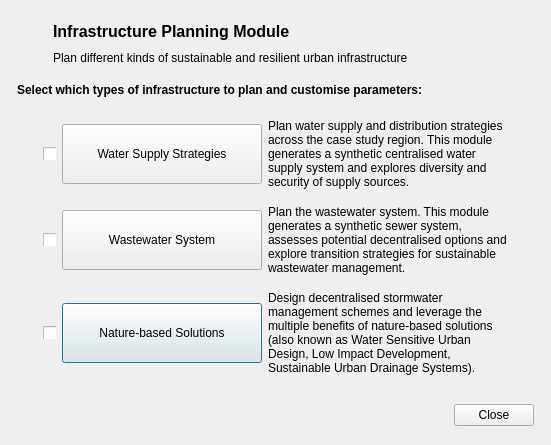
<?xml version="1.0" encoding="UTF-8"?>
<ui version="4.0">
 <class>Infrastructure_Dialog</class>
 <widget class="QDialog" name="Infrastructure_Dialog">
  <property name="geometry">
   <rect>
    <x>0</x>
    <y>0</y>
    <width>551</width>
    <height>445</height>
   </rect>
  </property>
  <property name="windowTitle">
   <string>Infrastructure Planning...</string>
  </property>
  <property name="windowIcon">
   <iconset>
    <normaloff>../../../../../ubeatsicon.ico</normaloff>../../../../../ubeatsicon.ico</iconset>
  </property>
  <layout class="QVBoxLayout" name="verticalLayout">
   <item>
    <widget class="QWidget" name="title_widget" native="true">
     <property name="maximumSize">
      <size>
       <width>16777215</width>
       <height>60</height>
      </size>
     </property>
     <layout class="QGridLayout" name="gridLayout_3">
      <property name="leftMargin">
       <number>6</number>
      </property>
      <property name="topMargin">
       <number>6</number>
      </property>
      <property name="rightMargin">
       <number>6</number>
      </property>
      <property name="bottomMargin">
       <number>6</number>
      </property>
      <item row="0" column="0">
       <widget class="QLabel" name="title_logo">
        <property name="minimumSize">
         <size>
          <width>30</width>
          <height>30</height>
         </size>
        </property>
        <property name="maximumSize">
         <size>
          <width>30</width>
          <height>30</height>
         </size>
        </property>
        <property name="text">
         <string/>
        </property>
        <property name="pixmap">
         <pixmap resource="../graphics/ubeats.qrc">:/icons/Bench-icon.png</pixmap>
        </property>
        <property name="scaledContents">
         <bool>true</bool>
        </property>
       </widget>
      </item>
      <item row="0" column="1">
       <widget class="QLabel" name="title">
        <property name="font">
         <font>
          <pointsize>12</pointsize>
          <weight>75</weight>
          <bold>true</bold>
         </font>
        </property>
        <property name="text">
         <string>Infrastructure Planning Module</string>
        </property>
       </widget>
      </item>
      <item row="1" column="1">
       <widget class="QLabel" name="subtitle">
        <property name="text">
         <string>Plan different kinds of sustainable and resilient urban infrastructure</string>
        </property>
       </widget>
      </item>
     </layout>
    </widget>
   </item>
   <item>
    <widget class="QWidget" name="widget" native="true">
     <layout class="QVBoxLayout" name="verticalLayout_2">
      <property name="leftMargin">
       <number>6</number>
      </property>
      <property name="topMargin">
       <number>6</number>
      </property>
      <property name="rightMargin">
       <number>6</number>
      </property>
      <property name="bottomMargin">
       <number>6</number>
      </property>
      <item>
       <widget class="QLabel" name="select_text">
        <property name="text">
         <string>&lt;html&gt;&lt;head/&gt;&lt;body&gt;&lt;p&gt;&lt;span style=&quot; font-weight:600;&quot;&gt;Select which types of infrastructure to plan and customise parameters:&lt;/span&gt;&lt;/p&gt;&lt;/body&gt;&lt;/html&gt;</string>
        </property>
        <property name="wordWrap">
         <bool>true</bool>
        </property>
       </widget>
      </item>
      <item>
       <layout class="QGridLayout" name="gridLayout">
        <property name="leftMargin">
         <number>6</number>
        </property>
        <property name="topMargin">
         <number>6</number>
        </property>
        <property name="rightMargin">
         <number>6</number>
        </property>
        <property name="bottomMargin">
         <number>6</number>
        </property>
        <item row="2" column="1">
         <widget class="QCheckBox" name="md_watersupply_check">
          <property name="maximumSize">
           <size>
            <width>13</width>
            <height>13</height>
           </size>
          </property>
          <property name="text">
           <string/>
          </property>
         </widget>
        </item>
        <item row="4" column="1">
         <widget class="QCheckBox" name="md_sww_check">
          <property name="maximumSize">
           <size>
            <width>13</width>
            <height>13</height>
           </size>
          </property>
          <property name="text">
           <string/>
          </property>
         </widget>
        </item>
        <item row="6" column="2">
         <widget class="QPushButton" name="md_nbsplanning_button">
          <property name="minimumSize">
           <size>
            <width>200</width>
            <height>60</height>
           </size>
          </property>
          <property name="maximumSize">
           <size>
            <width>200</width>
            <height>60</height>
           </size>
          </property>
          <property name="text">
           <string>Nature-based Solutions</string>
          </property>
          <property name="icon">
           <iconset resource="../graphics/ubeats.qrc">
            <normaloff>:/icons/Tree-icon.png</normaloff>:/icons/Tree-icon.png</iconset>
          </property>
          <property name="iconSize">
           <size>
            <width>50</width>
            <height>50</height>
           </size>
          </property>
          <property name="checkable">
           <bool>false</bool>
          </property>
          <property name="checked">
           <bool>false</bool>
          </property>
         </widget>
        </item>
        <item row="4" column="2">
         <widget class="QPushButton" name="md_sww_button">
          <property name="minimumSize">
           <size>
            <width>200</width>
            <height>60</height>
           </size>
          </property>
          <property name="maximumSize">
           <size>
            <width>200</width>
            <height>60</height>
           </size>
          </property>
          <property name="text">
           <string>Wastewater System</string>
          </property>
          <property name="icon">
           <iconset resource="../graphics/ubeats.qrc">
            <normaloff>:/icons/Water-closet-icon.png</normaloff>:/icons/Water-closet-icon.png</iconset>
          </property>
          <property name="iconSize">
           <size>
            <width>50</width>
            <height>50</height>
           </size>
          </property>
         </widget>
        </item>
        <item row="6" column="1">
         <widget class="QCheckBox" name="md_nbsplanning_check">
          <property name="maximumSize">
           <size>
            <width>13</width>
            <height>13</height>
           </size>
          </property>
          <property name="text">
           <string/>
          </property>
         </widget>
        </item>
        <item row="2" column="2">
         <widget class="QPushButton" name="md_watersupply_button">
          <property name="minimumSize">
           <size>
            <width>200</width>
            <height>60</height>
           </size>
          </property>
          <property name="maximumSize">
           <size>
            <width>200</width>
            <height>60</height>
           </size>
          </property>
          <property name="text">
           <string>Water Supply Strategies</string>
          </property>
          <property name="icon">
           <iconset resource="../graphics/ubeats.qrc">
            <normaloff>:/icons/Industry-Water-icon.png</normaloff>:/icons/Industry-Water-icon.png</iconset>
          </property>
          <property name="iconSize">
           <size>
            <width>50</width>
            <height>50</height>
           </size>
          </property>
         </widget>
        </item>
        <item row="2" column="0">
         <spacer name="horizontalSpacer_3">
          <property name="orientation">
           <enum>Qt::Horizontal</enum>
          </property>
          <property name="sizeType">
           <enum>QSizePolicy::Fixed</enum>
          </property>
          <property name="sizeHint" stdset="0">
           <size>
            <width>20</width>
            <height>20</height>
           </size>
          </property>
         </spacer>
        </item>
        <item row="2" column="3">
         <widget class="QLabel" name="label">
          <property name="text">
           <string>Plan water supply and distribution strategies across the case study region. This module generates a synthetic centralised water supply system and explores diversity and security of supply sources.</string>
          </property>
          <property name="wordWrap">
           <bool>true</bool>
          </property>
         </widget>
        </item>
        <item row="2" column="4">
         <spacer name="horizontalSpacer_2">
          <property name="orientation">
           <enum>Qt::Horizontal</enum>
          </property>
          <property name="sizeType">
           <enum>QSizePolicy::Fixed</enum>
          </property>
          <property name="sizeHint" stdset="0">
           <size>
            <width>20</width>
            <height>20</height>
           </size>
          </property>
         </spacer>
        </item>
        <item row="4" column="3">
         <widget class="QLabel" name="label_2">
          <property name="text">
           <string>Plan the wastewater system. This module generates a synthetic sewer system, assesses potential decentralised options and explore transition strategies for sustainable wastewater management.</string>
          </property>
          <property name="wordWrap">
           <bool>true</bool>
          </property>
         </widget>
        </item>
        <item row="3" column="2">
         <spacer name="verticalSpacer_2">
          <property name="orientation">
           <enum>Qt::Vertical</enum>
          </property>
          <property name="sizeType">
           <enum>QSizePolicy::Fixed</enum>
          </property>
          <property name="sizeHint" stdset="0">
           <size>
            <width>20</width>
            <height>10</height>
           </size>
          </property>
         </spacer>
        </item>
        <item row="6" column="3">
         <widget class="QLabel" name="label_3">
          <property name="text">
           <string>Design decentralised stormwater management schemes and leverage the multiple benefits of nature-based solutions (also known as Water Sensitive Urban Design, Low Impact Development, Sustainable Urban Drainage Systems).</string>
          </property>
          <property name="wordWrap">
           <bool>true</bool>
          </property>
         </widget>
        </item>
        <item row="5" column="2">
         <spacer name="verticalSpacer_3">
          <property name="orientation">
           <enum>Qt::Vertical</enum>
          </property>
          <property name="sizeType">
           <enum>QSizePolicy::Fixed</enum>
          </property>
          <property name="sizeHint" stdset="0">
           <size>
            <width>20</width>
            <height>10</height>
           </size>
          </property>
         </spacer>
        </item>
        <item row="0" column="2">
         <spacer name="verticalSpacer_4">
          <property name="orientation">
           <enum>Qt::Vertical</enum>
          </property>
          <property name="sizeType">
           <enum>QSizePolicy::Fixed</enum>
          </property>
          <property name="sizeHint" stdset="0">
           <size>
            <width>20</width>
            <height>10</height>
           </size>
          </property>
         </spacer>
        </item>
       </layout>
      </item>
      <item>
       <spacer name="verticalSpacer">
        <property name="orientation">
         <enum>Qt::Vertical</enum>
        </property>
        <property name="sizeHint" stdset="0">
         <size>
          <width>20</width>
          <height>40</height>
         </size>
        </property>
       </spacer>
      </item>
     </layout>
    </widget>
   </item>
   <item>
    <widget class="QWidget" name="footer" native="true">
     <property name="minimumSize">
      <size>
       <width>0</width>
       <height>38</height>
      </size>
     </property>
     <property name="maximumSize">
      <size>
       <width>16777215</width>
       <height>38</height>
      </size>
     </property>
     <layout class="QHBoxLayout" name="horizontalLayout_2">
      <property name="leftMargin">
       <number>6</number>
      </property>
      <property name="topMargin">
       <number>6</number>
      </property>
      <property name="rightMargin">
       <number>6</number>
      </property>
      <property name="bottomMargin">
       <number>6</number>
      </property>
      <item>
       <spacer name="horizontalSpacer">
        <property name="orientation">
         <enum>Qt::Horizontal</enum>
        </property>
        <property name="sizeHint" stdset="0">
         <size>
          <width>40</width>
          <height>20</height>
         </size>
        </property>
       </spacer>
      </item>
      <item>
       <widget class="QPushButton" name="pushButton_3">
        <property name="text">
         <string>Close</string>
        </property>
       </widget>
      </item>
     </layout>
    </widget>
   </item>
  </layout>
 </widget>
 <resources>
  <include location="../graphics/ubeats.qrc"/>
  <include location="../graphics/ubeats.qrc"/>
 </resources>
 <connections/>
</ui>
